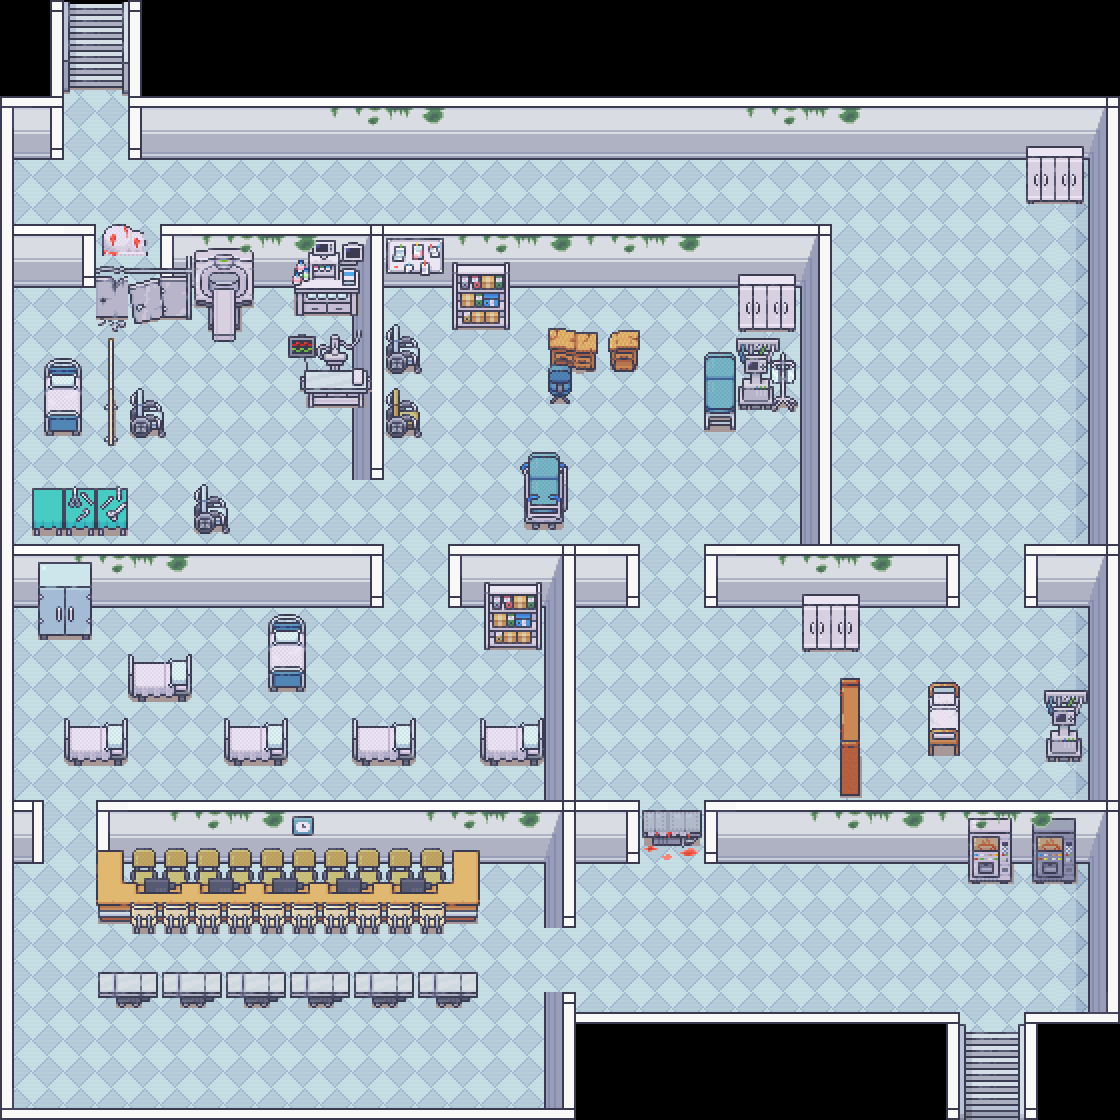

This game map was drawn from its Tiled (.tmx) file and the tilesets committed beside it. A one-line description and the trimmed map source follow:
An orthogonal 35x35 tile map with 32x32 px tiles, 10 tile layers (Ground, 3D Wall, Wall, Door, ...), 3 tilesets.

<map version="1.10" tiledversion="1.10.2" orientation="orthogonal" renderorder="right-down" width="35" height="35" tilewidth="32" tileheight="32" infinite="0" nextlayerid="11" nextobjectid="1">
 <tileset firstgid="1" source="Room_Builder_32x32.tsx" />
 <tileset firstgid="8285" source="Interiors_32x32.tsx" />
 <tileset firstgid="25309" source="19_Hospital_32x32.tsx" />
 <layer id="1" name="Ground" width="35" height="35">
  <data>[1225 cells, 1073 non-empty, 2 distinct tile ids]</data>
 </layer>
 <layer id="3" name="3D Wall" width="35" height="35">
  <data>[1225 cells, 283 non-empty, 7 distinct tile ids]</data>
 </layer>
 <layer id="2" name="Wall" width="35" height="35">
  <data>[1225 cells, 113 non-empty, 13 distinct tile ids]</data>
 </layer>
 <layer id="7" name="Door" width="35" height="35">
  <data>[1225 cells, 6 non-empty, 6 distinct tile ids]</data>
 </layer>
 <layer id="4" name="Furniture 1" width="35" height="35">
  <data>[1225 cells, 98 non-empty, 72 distinct tile ids]</data>
 </layer>
 <layer id="5" name="Furniture 2" width="35" height="35">
  <data>[1225 cells, 93 non-empty, 41 distinct tile ids]</data>
 </layer>
 <layer id="6" name="Furniture 3" width="35" height="35">
  <data>[1225 cells, 81 non-empty, 23 distinct tile ids]</data>
 </layer>
 <layer id="8" name="Obstacle" width="35" height="35">
  <data>[1225 cells, 17 non-empty, 17 distinct tile ids]</data>
 </layer>
 <layer id="9" name="Safe Point" width="35" height="35">
  <data>[1225 cells, 24 non-empty, 12 distinct tile ids]</data>
 </layer>
 <layer id="10" name="Medkit Place" width="35" height="35">
  <data>[1225 cells, 12 non-empty, 6 distinct tile ids]</data>
 </layer>
</map>
